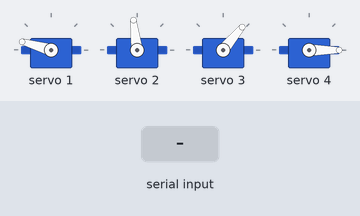
The sketch below on a simulated Arduino Uno, built with avr-gcc and run on an emulated ATmega328P. On the bench: 4 × servo. The inputs (shaded band) are chosen by the test bench.

Above: at 9.2 s.
9.3 s: "1" received over Serial
At 9.76 s:
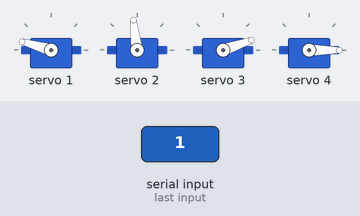
At 10.19 s:
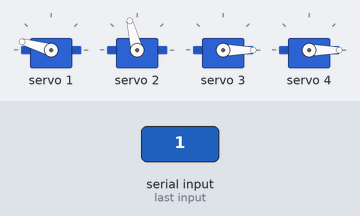
12.3 s: "0" received over Serial
At 23.1 s:
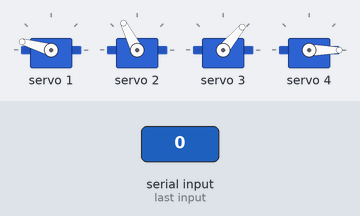
Timing chart, 0 to 24.6 s (numbered marks = the images above; inputs shaded):
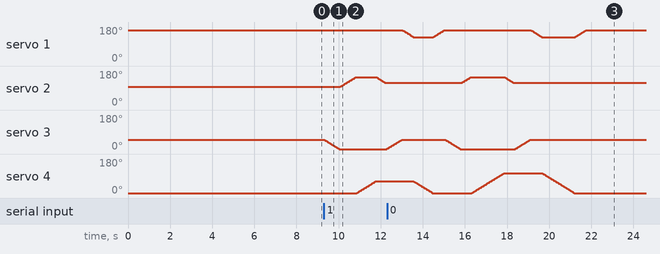

Measured:
- after the input at 9.3 s, servo 2: rises from 97° to 148° in 0.73 s, then falls to 117° in 1.4 s; servo 4: moves from 0° to 62° over 0.90 s, starting after 1.6 s
- after the input at 12.3 s, servo 2: rises from 117° to 148° in 0.44 s, then falls to 117° in 2.0 s

The sketch:

color_sorting.ino
```cpp
#include<Wire.h>
#include<Adafruit_PWMServoDriver.h>
Adafruit_PWMServoDriver pwm = Adafruit_PWMServoDriver();
#define SERVOMIN 125
#define SERVOMAX 550
int x;
int pulse1=0;
int pulse2=0;
int pulse3=0;
int pulse4=0;
int current1;
int previous1;
int current2;
int previous2;
int current3;
int previous3;
int current4;
int previous4;

void setup()
{
  Serial.begin(9600);
  pwm.begin();
  pwm.setPWMFreq(60);
  yield();
  previous1 = 550;
  previous2 = 380;
  previous3 = 260;
  previous4 = 130;
  pwm.setPWM(1,0,previous1);
  delay(2000);
  pwm.setPWM(2,0,previous2);
  delay(2000);
  pwm.setPWM(3,0,previous3);
  delay(2000);
  pwm.setPWM(4,0,previous4);
  delay(2000);
}

void loop()
{
while(Serial.available())
 {
  x =Serial.read();
  if(x == '5')
   {

   }
  else if(x == '1')
   {
  current3= 125;
  if(current3 != previous3)
  {
    if(current3>previous3)
    {
      for(int i=previous3; i<=current3; i++)
      {pwm.setPWM(3,0,i);
        delay(5);}
      previous3 = current3;
    }
    if(current3<previous3)
    {
      for(int j=previous3; j>=current3; j--)
      {pwm.setPWM(3,0,j);
        delay(5);}
       previous3 = current3;
    }
  }

  current2= 510;
  if(current2 != previous2)
  {
    if(current2>previous2)
    {
      for(int i=previous2; i<=current2; i++)
      {pwm.setPWM(2,0,i);
        delay(5);}
      previous2 = current2;
    }
    if(current2<previous2)
    {
      for(int j=previous2; j>=current2; j--)
      {pwm.setPWM(2,0,j);
        delay(5);}
       previous2 = current2;
    }
  }

  current4= 290;
  if(current4 != previous4)
  {
    if(current4>previous4)
    {
      for(int i=previous4; i<=current4; i++)
      {pwm.setPWM(4,0,i);
        delay(5);}
      previous4 = current4;
    }
    if(current4<previous4)
    {
      for(int j=previous4; j>=current4; j--)
      {pwm.setPWM(4,0,j);
        delay(5);}
       previous4 = current4;
    }
  }

  current2= 430;
  if(current2 != previous2)
  {
    if(current2>previous2)
    {
      for(int i=previous2; i<=current2; i++)
      {pwm.setPWM(2,0,i);
        delay(5);}
      previous2 = current2;
    }
    if(current2<previous2)
    {
      for(int j=previous2; j>=current2; j--)
      {pwm.setPWM(2,0,j);
        delay(5);}
       previous2 = current2;
    }
  }

  current3= 260;
  if(current3 != previous3)
  {
    if(current3>previous3)
    {
      for(int i=previous3; i<=current3; i++)
      {pwm.setPWM(3,0,i);
        delay(5);}
      previous3 = current3;
    }
    if(current3<previous3)
    {
      for(int j=previous3; j>=current3; j--)
      {pwm.setPWM(3,0,j);
        delay(5);}
       previous3 = current3;
    }
  }

  current1= 455;
  if(current1 != previous1)
  {
    if(current1>previous1)
    {
      for(int i=previous1; i<=current1; i++)
      {pwm.setPWM(1,0,i);
        delay(5);}
      previous1 = current1;
    }
    if(current1<previous1)
    {
      for(int j=previous1; j>=current1; j--)
      {pwm.setPWM(1,0,j);
        delay(5);}
       previous1 = current1;
    }
  }

  current4= 130;
  if(current4 != previous4)
  {
    if(current4>previous4)
    {
      for(int i=previous4; i<=current4; i++)
      {pwm.setPWM(4,0,i);
        delay(5);}
      previous4 = current4;
    }
    if(current4<previous4)
    {
      for(int j=previous4; j>=current4; j--)
      {pwm.setPWM(4,0,j);
        delay(5);}
       previous4 = current4;
    }
  }

  current1= 550;
  if(current1 != previous1)
  {
    if(current1>previous1)
    {
      for(int i=previous1; i<=current1; i++)
      {pwm.setPWM(1,0,i);
        delay(5);}
      previous1 = current1;
    }
    if(current1<previous1)
    {
      for(int j=previous1; j>=current1; j--)
      {pwm.setPWM(1,0,j);
        delay(5);}
       previous1 = current1;
    }
  }
   }
  else if(x == '0')
   {
    current3= 125;
  if(current3 != previous3)
  {
    if(current3>previous3)
    {
      for(int i=previous3; i<=current3; i++)
      {pwm.setPWM(3,0,i);
        delay(5);}
      previous3 = current3;
    }
    if(current3<previous3)
    {
      for(int j=previous3; j>=current3; j--)
      {pwm.setPWM(3,0,j);
        delay(5);}
       previous3 = current3;
    }
  }

  current2= 510;
  if(current2 != previous2)
  {
    if(current2>previous2)
    {
      for(int i=previous2; i<=current2; i++)
      {pwm.setPWM(2,0,i);
        delay(5);}
      previous2 = current2;
    }
    if(current2<previous2)
    {
      for(int j=previous2; j>=current2; j--)
      {pwm.setPWM(2,0,j);
        delay(5);}
       previous2 = current2;
    }
  }

  current4= 400;
  if(current4 != previous4)
  {
    if(current4>previous4)
    {
      for(int i=previous4; i<=current4; i++)
      {pwm.setPWM(4,0,i);
        delay(5);}
      previous4 = current4;
    }
    if(current4<previous4)
    {
      for(int j=previous4; j>=current4; j--)
      {pwm.setPWM(4,0,j);
        delay(5);}
       previous4 = current4;
    }
  }

  current2= 430;
  if(current2 != previous2)
  {
    if(current2>previous2)
    {
      for(int i=previous2; i<=current2; i++)
      {pwm.setPWM(2,0,i);
        delay(5);}
      previous2 = current2;
    }
    if(current2<previous2)
    {
      for(int j=previous2; j>=current2; j--)
      {pwm.setPWM(2,0,j);
        delay(5);}
       previous2 = current2;
    }
  }

  current3= 260;
  if(current3 != previous3)
  {
    if(current3>previous3)
    {
      for(int i=previous3; i<=current3; i++)
      {pwm.setPWM(3,0,i);
        delay(5);}
      previous3 = current3;
    }
    if(current3<previous3)
    {
      for(int j=previous3; j>=current3; j--)
      {pwm.setPWM(3,0,j);
        delay(5);}
       previous3 = current3;
    }
  }

  current1= 455;
  if(current1 != previous1)
  {
    if(current1>previous1)
    {
      for(int i=previous1; i<=current1; i++)
      {pwm.setPWM(1,0,i);
        delay(5);}
      previous1 = current1;
    }
    if(current1<previous1)
    {
      for(int j=previous1; j>=current1; j--)
      {pwm.setPWM(1,0,j);
        delay(5);}
       previous1 = current1;
    }
  }

  current4= 130;
  if(current4 != previous4)
  {
    if(current4>previous4)
    {
      for(int i=previous4; i<=current4; i++)
      {pwm.setPWM(4,0,i);
        delay(5);}
      previous4 = current4;
    }
    if(current4<previous4)
    {
      for(int j=previous4; j>=current4; j--)
      {pwm.setPWM(4,0,j);
        delay(5);}
       previous4 = current4;
    }
  }

  current1= 550;
  if(current1 != previous1)
  {
    if(current1>previous1)
    {
      for(int i=previous1; i<=current1; i++)
      {pwm.setPWM(1,0,i);
        delay(5);}
      previous1 = current1;
    }
    if(current1<previous1)
    {
      for(int j=previous1; j>=current1; j--)
      {pwm.setPWM(1,0,j);
        delay(5);}
       previous1 = current1;
    }
  }
   }
  delay(10);
 }
}
```
